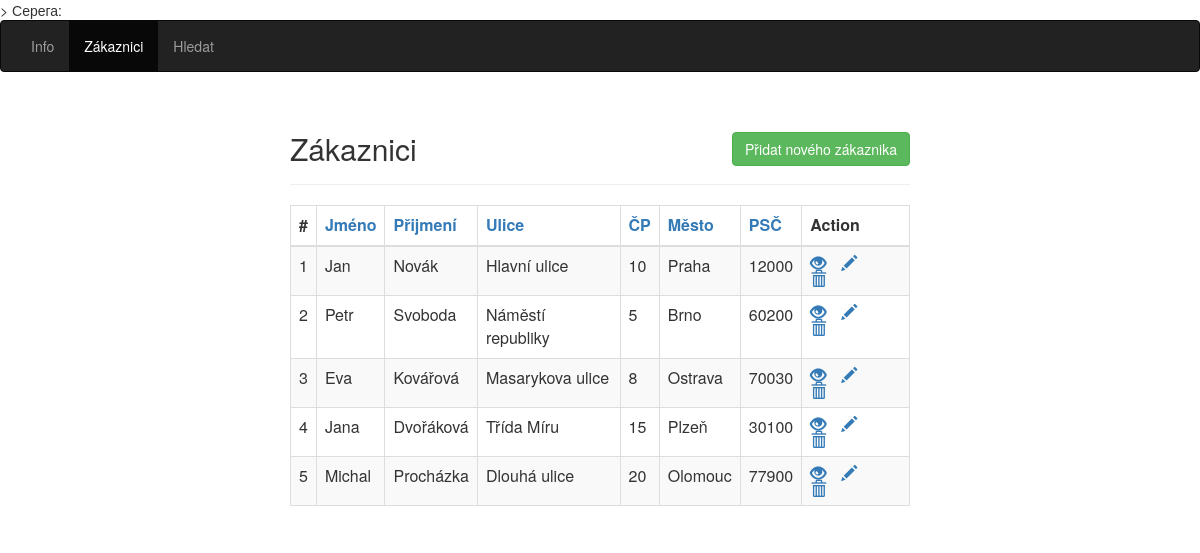
Screenshot of /main.php with the database file from the repository.
### tables this page shows
CREATE TABLE zakaznici (id int(10) UNSIGNED NOT NULL AUTO_INCREMENT PRIMARY KEY,
jmeno char(50) NOT NULL,
prijmeni char(50) NOT NULL,
ulice char(100) NOT NULL,
cp int(10) UNSIGNED NOT NULL,
mesto char(30) NOT NULL,
psc int(10) UNSIGNED NOT NULL);

### main.php (the view, shortened to what this page needs)
<!DOCTYPE html>
<html lang="en">
<head>
    <link rel="stylesheet" href="https://maxcdn.bootstrapcdn.com/bootstrap/3.3.7/css/bootstrap.css">
</head>
<body>
    <nav class="navbar navbar-inverse">
        <div class="container-fluid">
            <ul class="nav navbar-nav">
                <li ><a href="popis.php">Info</a></li>
                <li class="active"><a href="index.php">Zákaznici</a></li>
                <li ><a href="search.php">Hledat</a></li>
            </ul>
        </div>
    </nav>
    <div class="wrapper">
        <div class="container-fluid">
            <div class="row">
                <div class="col-md-12">
                    <div class="page-header clearfix">
                        <h2 class="pull-left">Zákaznici</h2>
                        <a href="create.php" class="btn btn-success pull-right">Přidat nového zákaznika</a>
                    </div>
                    <?php
                    require_once "config.php";
                    if(!empty($_GET["sort"]))
          {
            $sort = $_GET["sort"];
            $sql = "SELECT * FROM zakaznici ORDER BY ".$sort;
          }
          else
          {
                    $sql = "SELECT * FROM zakaznici";
          }
                    if($result = mysqli_query($link, $sql)){
                        if(mysqli_num_rows($result) > 0){
                            echo "<table class='table table-bordered table-striped'>";
                                echo "<thead>";
                                    echo "<tr>";
                                        echo "<th>#</th>";
                                        echo "<th>"."<a href='index.php?sort=jmeno"."' title='Sort by Jmeno' data-toggle='tooltip'>Jméno</a>"."</th>";
                                        echo "<th>"."<a href='index.php?sort=prijmeni"."' title='Sort by Prijmeni' data-toggle='tooltip'>Přijmení</a>"."</th>";
                                        echo "<th>"."<a href='index.php?sort=ulice"."' title='Sort by Ulice' data-toggle='tooltip'>Ulice</a>"."</th>";
                                        echo "<th>"."<a href='index.php?sort=cp"."' title='Sort by CP' data-toggle='tooltip'>ČP</a>"."</th>";
                                        echo "<th>"."<a href='index.php?sort=mesto"."' title='Sort by Mesto' data-toggle='tooltip'>Město</a>"."</th>";
                                        echo "<th>"."<a href='index.php?sort=psc"."' title='Sort by PSC' data-toggle='tooltip'>PSČ</a>"."</th>";
                                        echo "<th>Action</th>";
                                    echo "</tr>";
                                echo "</thead>";
                                echo "<tbody>";
                                while($row = mysqli_fetch_array($result)){
                                    echo "<tr>";
                                        echo "<td>" . $row['id'] . "</td>";
                                        echo "<td>" . $row['jmeno'] . "</td>";
                                        echo "<td>" . $row['prijmeni'] . "</td>";
                                        echo "<td>" . $row['ulice'] . "</td>";
                                        echo "<td>" . $row['cp'] . "</td>";
                                        echo "<td>" . $row['mesto'] . "</td>";
                                        echo "<td>" . $row['psc'] . "</td>";
                                        echo "<td>";
                                            echo "<a href='read.php?id=". $row['id'] ."' title='Zobrazení záznamu' data-toggle='tooltip'><span class='glyphicon glyphicon-eye-open'></span></a>";
                                            echo "<a href='update.php?id=". $row['id'] ."' title='Editace záznamu' data-toggle='tooltip'><span class='glyphicon glyphicon-pencil'></span></a>";
                                            echo "<a href='delete.php?id=". $row['id'] ."' title='Smazat záznam' data-toggle='tooltip'><span class='glyphicon glyphicon-trash'></span></a>";
                                        echo "</td>";
                                    echo "</tr>";
                                }
                                echo "</tbody>";
                            echo "</table>";
                        } else{
                            echo "<p class='lead'><em>No records were found.</em></p>";
                        }
                    } else{
                        echo "ERROR: Could not able to execute $sql. " . mysqli_error($link);
                    }
                    ?>
                </div>
            </div>
        </div>
    </div>
</body>
</html>

### main.php (style rules this page uses)
.wrapper { width: 650px; margin: 0 auto; }
.page-header h2 { margin-top: 0; }
table tr td:last-child a { margin-right: 15px; }

### rows the page displays
zakaznici: id "1", jmeno "Jan", prijmeni "Novák", ulice "Hlavní ulice", cp "10", mesto "Praha", psc "12000"
zakaznici: id "2", jmeno "Petr", prijmeni "Svoboda", ulice "Náměstí republiky", cp "5", mesto "Brno", psc "60200"
zakaznici: id "3", jmeno "Eva", prijmeni "Kovářová", ulice "Masarykova ulice", cp "8", mesto "Ostrava", psc "70030"
zakaznici: id "4", jmeno "Jana", prijmeni "Dvořáková", ulice "Třída Míru", cp "15", mesto "Plzeň", psc "30100"
zakaznici: id "5", jmeno "Michal", prijmeni "Procházka", ulice "Dlouhá ulice", cp "20", mesto "Olomouc", psc "77900"
